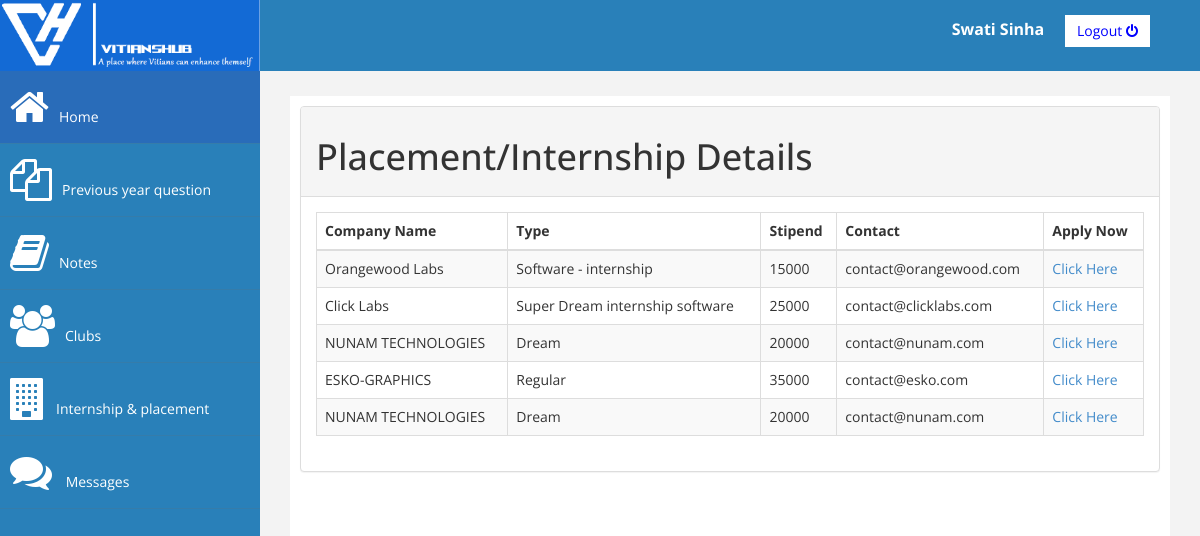
The page /placement.php (signed in) on the database its author committed.
### tables this page shows
CREATE TABLE `user` (
  `userid` int(11) NOT NULL,
  `username` varchar(50) NOT NULL,
  `name` varchar(20) NOT NULL,
  `password` varchar(25) NOT NULL
);

CREATE TABLE `company_details` (
  `id` varchar(10) NOT NULL,
  `name` varchar(20) NOT NULL,
  `type` varchar(50) NOT NULL,
  `stipend` varchar(10) NOT NULL,
  `contact` varchar(30) NOT NULL,
  `link` varchar(500) NOT NULL
);

### placement.php (the view, shortened to what this page needs)
<?php
   include('config.php');
   $uquery=mysqli_query($con,"SELECT * FROM `user` WHERE userid='".$_SESSION['userid']."'");
   $urow=mysqli_fetch_assoc($uquery);
     $query="select * from company_details";
     $result=mysqli_query($con,$query);
   ?>
<!DOCTYPE html>
<html >
   <head>
      <link href="assets/css/bootstrap.css" rel="stylesheet" />
      <link rel="stylesheet" href="https://cdnjs.cloudflare.com/ajax/libs/font-awesome/4.7.0/css/font-awesome.min.css">
      <link href="assets/css/custom.css" rel="stylesheet" />
   </head>
   <body>
      <div id="wrapper">
      <img style="width: 260px; id="logo" src="assets/image/logo2.png" alt="logo"  />
      <div style="color: white;padding: 15px 50px 5px 50px; float: right; font-size: 16px;">
         <strong><?php echo $urow['name'];?></strong> &nbsp;&nbsp;&nbsp;
         <a href="logout.php" class="btn btn-danger square-btn-adjust">Logout
         <i class="fa fa-power-off fa-1x"></i>
         </a>
      </div>
      <nav class="navbar-default navbar-side" role="navigation">
         <div class="sidebar-collapse">
            <ul class="nav" id="main-menu">
               <li>
                  <a class="active-menu"  href="dashboard.php"><i class="fa fa-home fa-3x"></i>Home</a>
               </li>
               <li>
                  <a  href="questions_paper.php"><i class="fa fa-copy fa-3x"></i>Previous year question</a>
               </li>
               <li>
                  <a  href="notes.php"><i class="fa fa-book fa-3x"></i>Notes</a>
               </li>
               <li>
                  <a  href="club.php"><i class="fa fa-users fa-3x"></i>Clubs</a>
               </li>
               <li>
                  <a  href="placement.php"><i class="fa fa-building fa-3x"></i>Internship & placement</a>
               </li>
               <li  >
                  <a   href="messages.php"><i class="fa fa-comments fa-3x" ></i> Messages</a>
               </li>
            </ul>
         </div>
      </nav>
      <div id="page-wrapper" >
         <div id="page-inner">
            <div class="panel panel-default">
               <div class="panel-heading">
                  <h1>Placement/Internship Details</h1>
               </div>
               <div class="panel-body">
                  <div class="table-responsive">
                     <table class="table table-striped table-bordered table-hover" id="dataTables-example">
                        <thead>
                           <tr>
                              <th>Company Name</th>
                              <th>Type</th>
                              <th>Stipend</th>
                              <th>Contact</th>
                              <th>Apply Now</th>
                           </tr>
                        </thead>
                        <tbody>
                           <?php
                              while($row=mysqli_fetch_array($result))
                              {
                              ?>
                           <tr>
                              <td><?php echo $row['name']; ?></td>
                              <td><?php echo $row['type']; ?></td>
                              <td><?php echo $row['stipend']; ?></td>
                              <td><?php echo $row['contact']; ?></td>
                              <td><a  href="<?php echo $row['link']; ?>">Click Here </a></td>
                           </tr>
                           <?php
                              }
                              ?>
                        </tbody>
                     </table>
                  </div>
               </div>
            </div>
         </div>
      </div>
   </body>
</html>

### assets/css/custom.css (style rules this page uses)
body { font-family: 'Open Sans', sans-serif; }
#wrapper { width: 100%; background:#2980B9; }
#page-wrapper { padding: 15px 15px; min-height: 600px; background:#F3F3F3; }
#page-inner { width:100%; margin:10px 20px 10px 0px; background-color:#fff!important; padding:10px; min-height:1200px; }
.square-btn-adjust { border: 0px solid transparent; -webkit-border-radius: 0px; -moz-border-radius: 0px; border-radius: 0px; }
.active-menu { background-color:#296cb9!important; }
.sidebar-collapse , .sidebar-collapse .nav { background:none; }
.sidebar-collapse .nav { padding:0; }
.sidebar-collapse .nav > li > a { color:#fff; background:#2980B9; text-shadow:none; }
.sidebar-collapse > .nav > li > a { padding:15px 10px; }
.sidebar-collapse > .nav > li { border-bottom: 1px solid rgba(107, 108, 109, 0.19); }
.navbar-side { border:none; background-color: #2980B9; }
.navbar-default { border:0px solid black; }
.nav > li > a > i { margin-right:10px; }
@media (min-width:768px) { #page-wrapper { margin: 0 0 0 260px; padding: 15px 30px; min-height: 1200px; } }
@media (min-width:768px) { .navbar-side { z-index: 1; position: absolute; width: 260px; } }

### rows shown on the page
user: name "Swati Sinha"
company_details: name "Orangewood Labs", type "Software - internship", stipend "15000", contact "contact@orangewood.com"
company_details: name "Click Labs", type "Super Dream internship software", stipend "25000", contact "contact@clicklabs.com"
company_details: name "NUNAM TECHNOLOGIES", type "Dream", stipend "20000", contact "contact@nunam.com"
company_details: name "ESKO-GRAPHICS", type "Regular", stipend "35000", contact "contact@esko.com"
company_details: name "NUNAM TECHNOLOGIES", type "Dream", stipend "20000", contact "contact@nunam.com"
